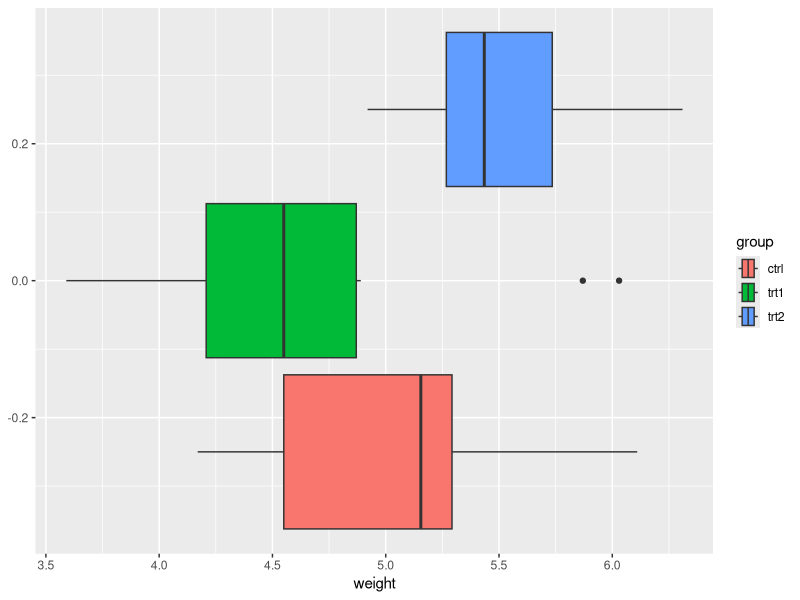
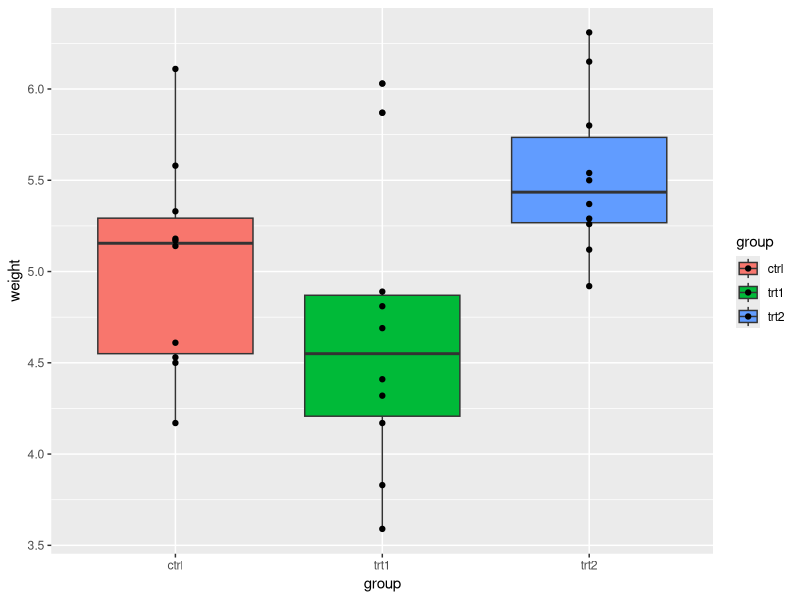
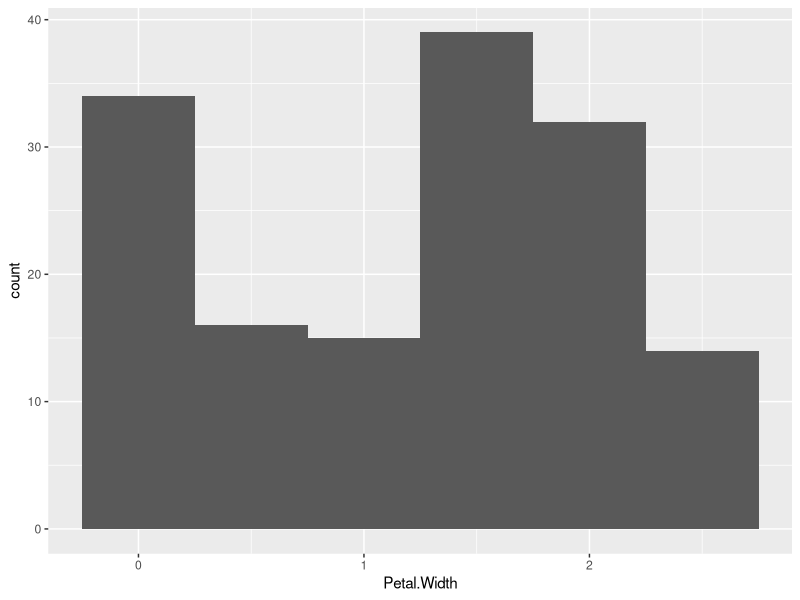
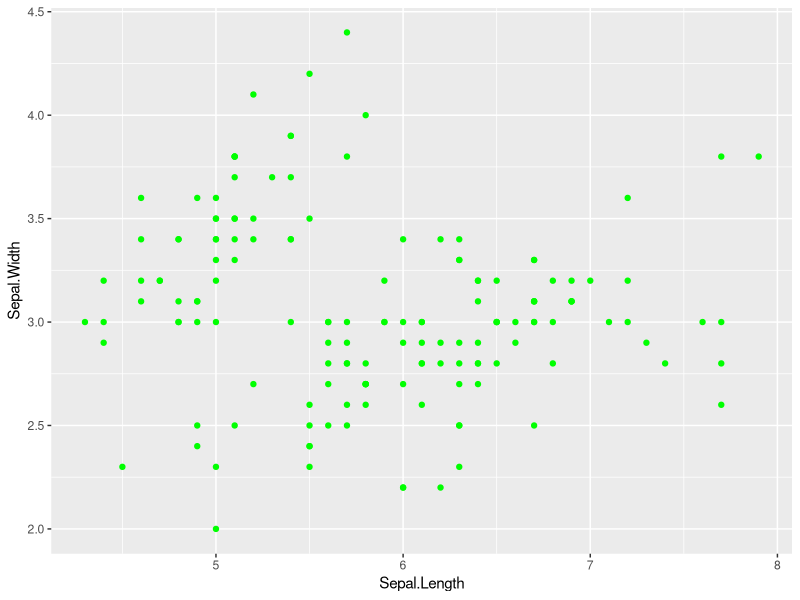
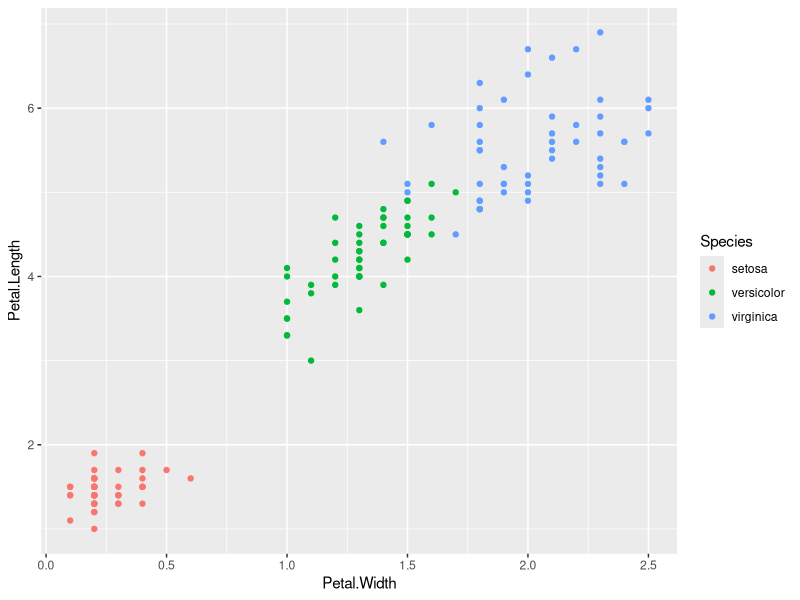

The R script that drew these images, in order:
# Tidyverse Exam – Data Manipulation in R (using `mtcars` dataset)

# tidyverse ---------------------------------------------------------------

# Use `df_mtcars` for Questions 1 - 10
library(tidyverse)
df_mtcars <- as_tibble(mtcars,
                       rownames = "model")

# 1. Filter rows where number of cylinders (`cyl`) is 6
# Write code to create a new data frame that only includes rows where `cyl == 6`.
# Assign to: `mtcars_cyl6`
mtcars_cyl6 <- df_mtcars %>% 
                        filter(cyl == 6)
# 2. Filter rows where number of gears (`gear`) is either 3 or 5
# Use `%in%` to filter the `df_mtcars` dataset for these two `gear` values.
# Assign to: `mtcars_g35`
mtcars_g35 <- df_mtcars %>% 
                        filter(gear %in% c(3, 5))
# 3. Filter rows where miles per gallon (`mpg`) is greater than 25
# Create a subset of `df_mtcars` where `mpg > 25`.
# Assign to: `mtcars_mpg25`
mtcars_mpg25 <- df_mtcars %>% 
                         filter(mpg > 25)

# 4. Filter rows where weight (`wt`) is less than 2.5 AND number of cylinders (`cyl`) is 4
# Combine logical conditions using `&`.
# Assign to: `mtcars_light_cyl4`
mtcars_light_cyl4 <- df_mtcars %>% 
                              filter(wt < 2.5 & cyl == 4)
# 5. Sort `df_mtcars` by horsepower (`hp`) in ascending order
# Use `arrange()` to sort the data.
# Assign to: `mtcars_hp`
mtcars_hp <- df_mtcars %>% 
                      arrange(hp)
# 6. Sort `df_mtcars` by quarter mile time (`qsec`) in descending order
# Use `desc()` inside `arrange()`.
# Assign to: `mtcars_qsec`
mtcars_qsec <- df_mtcars %>% 
                      arrange(desc(qsec))
# 7. Exclude the `drat` column
# Use `select()` with `-` (minus sign) to remove the column.
# Assign to: `mtcars_no_drat`
mtcars_no_drat <- df_mtcars %>% 
                            select(-drat)
# 8. Add a new column `ptw` that equals the ratio of horsepower (`hp`) to weight (`wt`) (`hp / wt`)
# Use `mutate()` to add the new column.
# Assign to: `mtcars_with_ptw`
mtcars_with_ptw <- df_mtcars %>% 
                            mutate("ptw" = hp / wt)
# 9. Identify the car `model` with the highest `ptw` among cars with six cylinders (`cyl == 6`).
# Hint: Use `mtcars_with_ptw` and a chain of `filter()` and `arrange()` with `%>%`.
# Write the car model here: Ferrari Dino
q9df <- mtcars_with_ptw %>%
                        filter(cyl == 6) %>% 
                                        arrange(desc(ptw))
# 10. Group by number of gears (`gear`) and summarize minimum & maximum values of `mpg`
# Use `group_by()` and `summarize()` to calculate minimum & maximum values of `mpg` within each group.
# Minimum and maximum values of each group should be represented as separate columns.
# Function `min()` returns the minimum value in a vector.
# Function `max()` returns the maximum value in a vector.
# Assign to: `mtcars_mpg_by_gear`
mtcars_mpg_by_gear <- mtcars %>% 
                            group_by(gear) %>% 
                                          summarise(min = min(mpg), max = max(mpg))
# ggplot ------------------------------------------------------------------

# Visualization in R (using `iris` dataset)

## before you begin with the following questions, type the following code to check column names in the dataframe
colnames(iris) # output from this code is the column names that can be used in figures

# 11. Simple scatter plot of `Sepal.Length` vs `Sepal.Width` using `ggplot()`
# Assign to: `g_scat`
# Create a scatter plot with `Sepal.Width` on the x-axis and `Sepal.Length` on the y-axis.
 g_scat <- iris %>% 
   ggplot(
    aes(x = Sepal.Length, 
        y = Sepal.Width)
  ) + geom_point(color = "green")
# 12. Scatter plot with points colored by `Species`
# Assign to: `g_scat_col`
# Create a scatter plot with `Petal.Width` on the x-axis and `Petal.Length` on the y-axis,
# coloring points by `Species`.
 g_scat_col <- iris %>% 
   ggplot(
     aes(x = Petal.Width, 
         y = Petal.Length,
         col = Species)
   ) + geom_point()
# 13. Histogram of `Petal.Width` with `binwidth = 0.5`
# Assign to: `g_hist`
# Create a histogram of `Petal.Width` with `binwidth` set to 0.5.
 g_hist <- iris %>% 
           ggplot(
           aes(x = Petal.Width)
           ) + geom_histogram(binwidth = 0.5)

# Visualization in R (using `PlantGrowth` dataset)

## before you begin with the following questions, type the following code to check column names in the dataframe
colnames(PlantGrowth) # output from this code is the column names that can be used in figures

# 14. Boxplot of `weight` grouped and filled by `group`
# Assign to: `g_bplot1`
# Create a boxplot of `weight` by `group`, filling boxes by `group`.
g_bplot1 <- PlantGrowth %>% 
            ggplot(
              aes(x = weight, fill = group)
            ) + geom_boxplot()
# 15. Boxplot + scatter plot of `weight` by `group`
# Assign to: `g_bplot2`
# Create a boxplot of `weight` by `group`, then overlay points showing individual observations.
g_bplot2 <- PlantGrowth %>% 
            ggplot(
              aes(x = group, y = weight, fill = group)
            ) + geom_boxplot() + geom_point()
